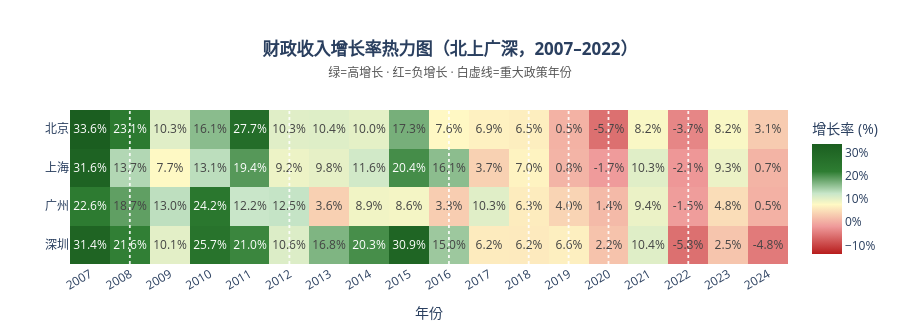

Notebook code for this chart:
### Markdown cell above
- **绿色**：高速增长期（>15%）  
- **黄色**：平稳增长期（5–15%）  
- **红色**：增速显著放缓或负增长（<0）  
- **白色虚线**：重大政策年份，便于对应政策冲击时点

### Code cell
pivot = (df[df["city"].isin(CITIES)]
         .pivot_table(index="city", columns="year", values="income_growth")
         .reindex(CITIES[::-1]))   # 倒序使北京在底部

z    = pivot.values
yrs  = list(pivot.columns)
ctys = list(pivot.index)
text = [[f"{v:.1f}%" if not np.isnan(v) else "" for v in row] for row in z]

fig4 = go.Figure(go.Heatmap(
    z=z, x=yrs, y=ctys,
    text=text, texttemplate="%{text}",
    colorscale=[
        [0.00, "#b71c1c"], [0.25, "#ef9a9a"],
        [0.45, "#fff9c4"], [0.55, "#c8e6c9"],
        [0.75, "#2e7d32"], [1.00, "#1b5e20"],
    ],
    zmid=10,
    colorbar=dict(title="增长率 (%)", ticksuffix="%"),
    hovertemplate="<b>%{y}</b> %{x}年<br>收入增长率: %{z:.1f}%<extra></extra>",
))

for yr in [2008, 2012, 2016, 2018, 2019, 2020, 2022]:
    fig4.add_vline(x=yr, line_dash="dot",
                   line_color="white", line_width=1.8, opacity=0.9)

fig4.update_layout(
    title=dict(
        text="<b>财政收入增长率热力图（北上广深，2007–2022）</b><br>"
             "<span style='font-size:12px;color:#555'>"
             "绿=高增长 · 红=负增长 · 白虚线=重大政策年份</span>",
        x=0.5, xanchor="center", font=dict(size=17),
    ),
    xaxis=dict(title="年份", dtick=1, tickangle=-30),
    height=330,
    margin=dict(l=70, r=20, t=110, b=60),
    paper_bgcolor="white", plot_bgcolor="white",
)
fig4.show()

### Figure 1 — Plotly figure (JSON) as saved in the notebook; plotly's stock layout.template omitted (floating-point values rounded to 4 significant figures)
{"data": [{"colorbar": {"ticksuffix": "%", "title": {"text": "增长率 (%)"}}, "colorscale": [[0.0, "#b71c1c"], [0.25, "#ef9a9a"], [0.45, "#fff9c4"], [0.55, "#c8e6c9"], [0.75, "#2e7d32"], [1.0, "#1b5e20"]], "hovertemplate": "<b>%{y}</b> %{x}年<br>收入增长率: %{z:.1f}%<extra></extra>", "text": [["31.4%", "21.6%", "10.1%", "25.7%", "21.0%", "10.6%", "16.8%", "20.3%", "30.9%", "15.0%", "6.2%", "6.2%", "6.6%", "2.2%", "10.4%", "-5.8%", "2.5%", "-4.8%"], ["22.6%", "18.7%", "13.0%", "24.2%", "12.2%", "12.5%", "3.6%", "8.9%", "8.6%", "3.3%", "10.3%", "6.3%", "4.0%", "1.4%", "9.4%", "-1.5%", "4.8%", "0.5%"], ["31.6%", "13.7%", "7.7%", "13.1%", "19.4%", "9.2%", "9.8%", "11.6%", "20.4%", "16.1%", "3.7%", "7.0%", "0.8%", "-1.7%", "10.3%", "-2.1%", "9.3%", "0.7%"], ["33.6%", "23.1%", "10.3%", "16.1%", "27.7%", "10.3%", "10.4%", "10.0%", "17.3%", "7.6%", "6.9%", "6.5%", "0.5%", "-5.7%", "8.2%", "-3.7%", "8.2%", "3.1%"]], "texttemplate": "%{text}", "x": [2007, 2008, 2009, 2010, 2011, 2012, 2013, 2014, 2015, 2016, 2017, 2018, 2019, 2020, 2021, 2022, 2023, 2024], "y": ["深圳", "广州", "上海", "北京"], "z": [[31.38, 21.63, 10.05, 25.66, 21.03, 10.64, 16.81, 20.28, 30.95, 15.02, 6.237, 6.19, 6.641, 2.226, 10.38, -5.76, 2.501, -4.829], [22.64, 18.72, 13.0, 24.19, 12.24, 12.55, 3.575, 8.872, 8.557, 3.273, 10.27, 6.344, 3.966, 1.398, 9.372, -1.548, 4.849, 0.4976], [31.62, 13.7, 7.697, 13.12, 19.36, 9.151, 9.771, 11.58, 20.37, 16.06, 3.686, 7.014, 0.8012, -1.658, 10.3, -2.108, 9.26, 0.7419], [33.61, 23.09, 10.31, 16.14, 27.71, 10.27, 10.44, 9.998, 17.3, 7.566, 6.879, 6.539, 0.5389, -5.728, 8.177, -3.674, 8.168, 3.099]], "zmid": 10, "type": "heatmap"}], "layout": {"shapes": [{"line": {"color": "white", "dash": "dot", "width": 1.8}, "opacity": 0.9, "type": "line", "x0": 2008, "x1": 2008, "xref": "x", "y0": 0, "y1": 1, "yref": "y domain"}, {"line": {"color": "white", "dash": "dot", "width": 1.8}, "opacity": 0.9, "type": "line", "x0": 2012, "x1": 2012, "xref": "x", "y0": 0, "y1": 1, "yref": "y domain"}, {"line": {"color": "white", "dash": "dot", "width": 1.8}, "opacity": 0.9, "type": "line", "x0": 2016, "x1": 2016, "xref": "x", "y0": 0, "y1": 1, "yref": "y domain"}, {"line": {"color": "white", "dash": "dot", "width": 1.8}, "opacity": 0.9, "type": "line", "x0": 2018, "x1": 2018, "xref": "x", "y0": 0, "y1": 1, "yref": "y domain"}, {"line": {"color": "white", "dash": "dot", "width": 1.8}, "opacity": 0.9, "type": "line", "x0": 2019, "x1": 2019, "xref": "x", "y0": 0, "y1": 1, "yref": "y domain"}, {"line": {"color": "white", "dash": "dot", "width": 1.8}, "opacity": 0.9, "type": "line", "x0": 2020, "x1": 2020, "xref": "x", "y0": 0, "y1": 1, "yref": "y domain"}, {"line": {"color": "white", "dash": "dot", "width": 1.8}, "opacity": 0.9, "type": "line", "x0": 2022, "x1": 2022, "xref": "x", "y0": 0, "y1": 1, "yref": "y domain"}], "title": {"font": {"size": 17}, "text": "<b>财政收入增长率热力图（北上广深，2007–2022）</b><br><span style='font-size:12px;color:#555'>绿=高增长 · 红=负增长 · 白虚线=重大政策年份</span>", "x": 0.5, "xanchor": "center"}, "xaxis": {"title": {"text": "年份"}, "dtick": 1, "tickangle": -30}, "margin": {"l": 70, "r": 20, "t": 110, "b": 60}, "height": 330, "paper_bgcolor": "white", "plot_bgcolor": "white"}}
